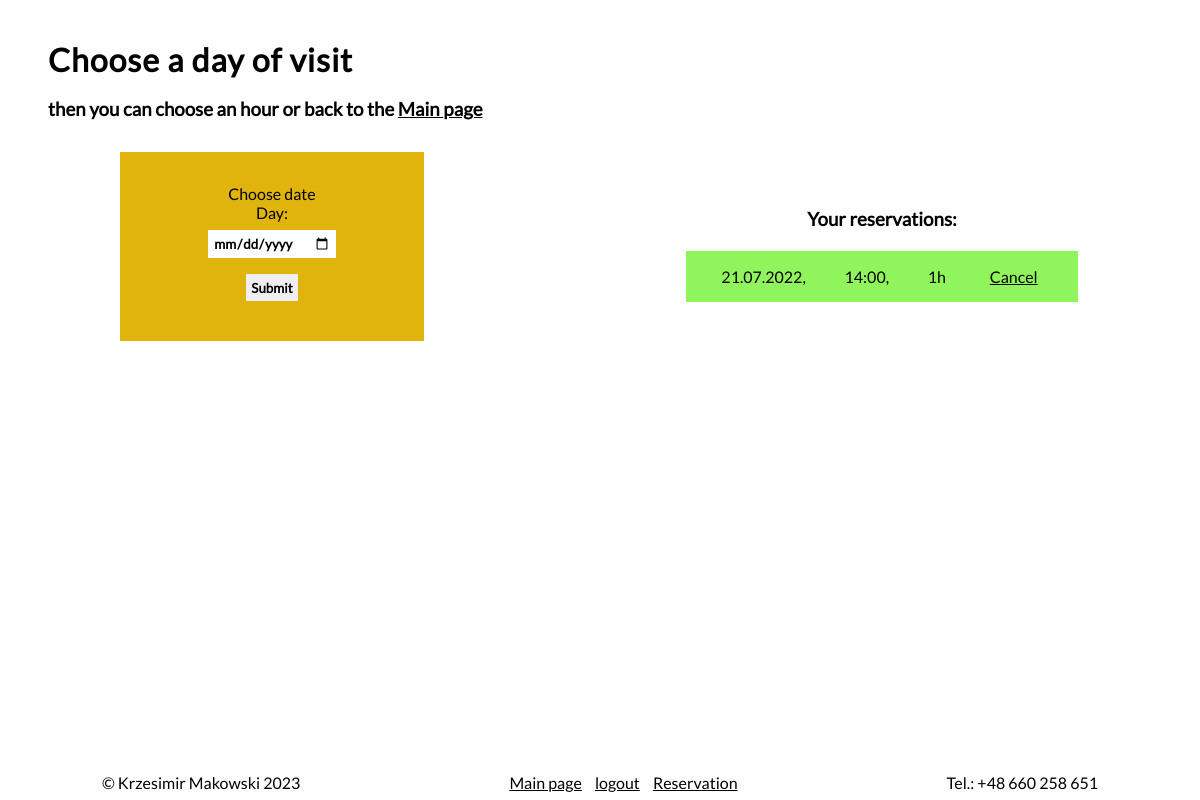
Page /reservation (signed in) on the earlier database version.
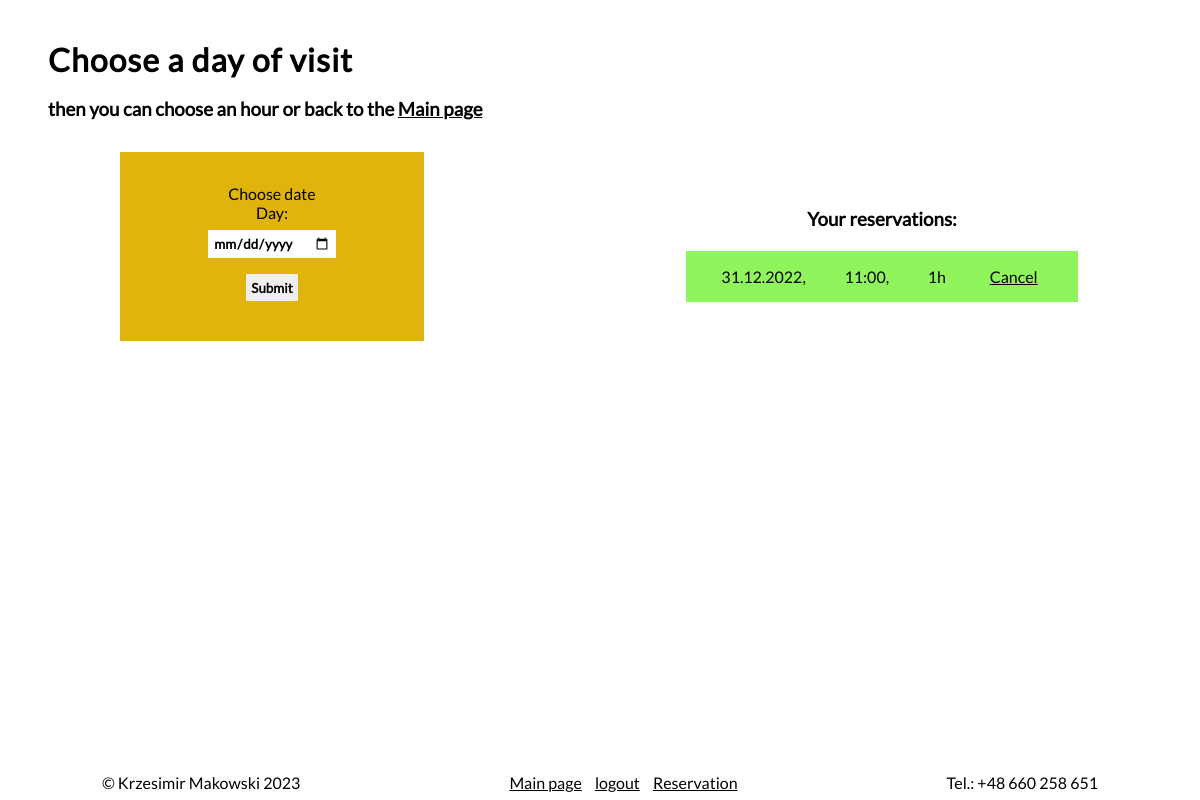
Same page on the later database version.
### book_app/models.py (models this page shows, shortened)
class Visit(models.Model):
    User=models.ForeignKey(User,on_delete=models.CASCADE, null=True)
    Day=models.DateField(validators=[visit_day_validator])
    Term=models.TimeField(null=True)
    Visit_length=models.FloatField(null=False)

### book_app/views.py (the view)
# urls.py: path('reservation', reservation, name='reservation'),
@login_required(login_url='login')
def reservation(request):
    if request.method=='POST':
        form=Day_of_visit(request.POST)
        if form.is_valid():
            day=form.cleaned_data.get('Day')
            return redirect(f'reservation/{day}')
        else:
            print(form.errors)
            return render (request, 'reservation.html',{'form':form})
    else:
        form=Day_of_visit()
    return render (request, 'reservation.html',{'form':form})

### book_app/forms.py (shortened to what this page needs)
class Day_of_visit(forms.Form):
    Day=forms.DateField(widget=MyDateInput)

### book_app/context_processors.py (called while the page is built)
def is_reservation(request):
    if request.user.is_authenticated:
        visits=Visit.objects.filter(User=request.user)
        return {'cp_visits':visits}
    else:
        return {}

### templates/reservation.html (shortened to what this page needs)
{% extends 'index.html' %}
{% block header %}
    <h1>Choose a day of visit</h1>
    <h3>then you can choose an hour or back to the <a href="{% url 'index' %}">Main page</a></h3>
{% endblock %}
{% block content %}
<div class="reservations">
    <form action="" method="post">
        <p>Choose date</p>
        {{ form }}
        <input type="submit" class="form_button">
    </form>
    {% if cp_visits.exists %}
    <div class="visits" style="margin: 0;">
    <h3>Your reservations:</h3>
        {% for visit in cp_visits %}
        <div class="visit-div", style="background-color: rgb(144, 245, 93);">
            <p>{{visit.Day | date:"d.m.o"}}, </p> <p>{{visit.Term | date:"H:i"}}, </p> <p>{{visit.Visit_length | floatformat:"-1"}}h</p>
            <a href="{% url 'cancel' visit.id %}">Cancel</a>
        </div>
        {% endfor %}
    </div>
    {% else %}
        <h3>Here will be your reservation</h3>
    {% endif %}
</div>
{% endblock %}

Differences in the rows shown:
removed Visit: Day "21.07.2022", Term "14:00", Visit_length "1"
added Visit: Day "31.12.2022", Term "11:00", Visit_length "1"
